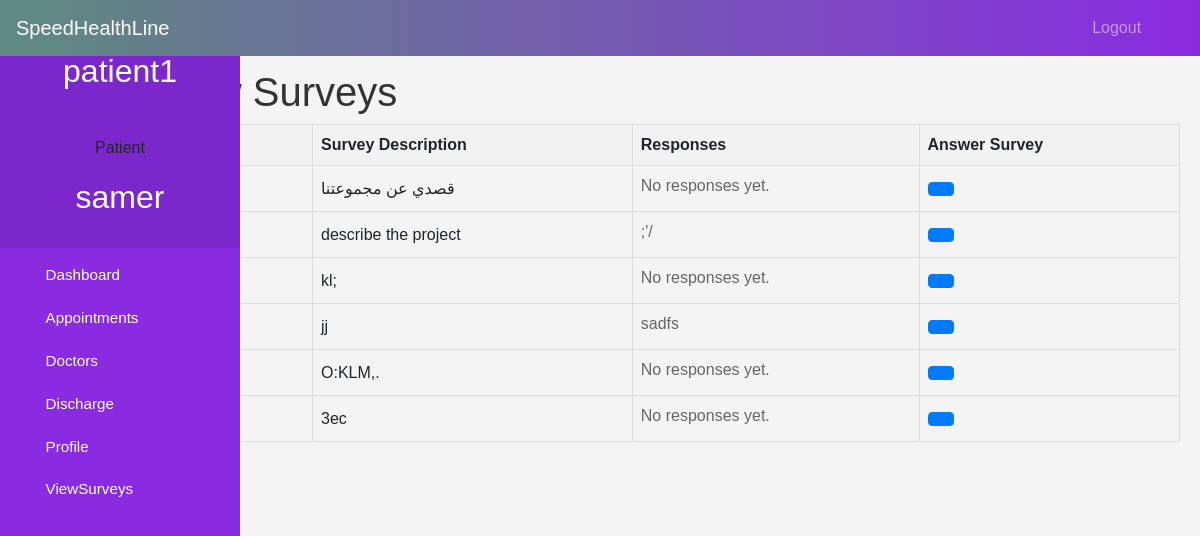
Screenshot of /patient-view-surveys (signed in) with the database file from the repository.
### core/models.py (models this page shows, shortened)
class Survey(models.Model):
    title = models.CharField(max_length=100)
    description = models.TextField()

class Answer(models.Model):
    question = models.ForeignKey(Question, on_delete=models.CASCADE)
    answer_text = models.CharField(max_length=255)

### core/views.py (the view)
# urls.py: path('patient-view-surveys', views.patient_view_survey, name='patient-view-surveys'),
@login_required(login_url='Userlogin')
@user_passes_test(is_patient)
def patient_view_survey(request):
    surveys = Survey.objects.all()
    survey_responses = []
    for survey in surveys:
        answers = Answer.objects.filter(question__survey=survey)
        survey_responses.append({'survey': survey, 'answers': answers})
    return render(request, 'patient_view_survey.html', {'survey_responses': survey_responses})

### core/views.py (called while the page is built)
def is_patient(user):
    return user.groups.filter(name='PATIENT').exists()

### templates/patient_view_survey.html (shortened to what this page needs)
{% extends 'patient_base.html' %}
{% block content %}
<!DOCTYPE html>
<html lang="en">
<head>
</head>
<body>
    <h1>Patient View Surveys</h1>
    <table>
        <thead>
            <tr>
                <th>Survey Title</th>
                <th>Survey Description</th>
                <th>Responses</th>
                <th>Answer Survey</th>
            </tr>
        </thead>
        <tbody>
            {% for survey_response in survey_responses %}
                <tr>
                    <td>{{ survey_response.survey.title }}</td>
                    <td>{{ survey_response.survey.description }}</td>
                    <td>
                        <ul>
                            {% for answer in survey_response.answers %}
                                <li>{{ answer.answer_text }}</li>
                            {% empty %}
                                <li>No responses yet.</li>
                            {% endfor %}
                        </ul>
                    </td>
                    <td><a class="btn btn-primary btn-xs" href="{% url 'patient-answer-questions' survey_response_id  %}"></a></td>
                </tr>
            {% empty %}
                <tr>
                    <td colspan="4">No surveys available.</td>
                </tr>
            {% endfor %}
        </tbody>
    </table>
</body>
</html>
{% endblock content %}

### templates/patient_base.html (shortened to what this page needs)
<!DOCTYPE html>
{% load static %}
<html lang="en">
<head>
  <link rel="stylesheet" href="https://stackpath.bootstrapcdn.com/bootstrap/4.3.1/css/bootstrap.min.css">
  <link rel="stylesheet" href="https://maxcdn.bootstrapcdn.com/font-awesome/4.7.0/css/font-awesome.min.css">
</head>
<body>
  <nav class="menu" tabindex="0">
    <header class="avatar">
        <h2>{{request.user}}</h2>
      <br><br>
      <h6>Patient</h6>
      <h2>{{request.user.first_name}}</h2>
    </header>
    <ul>
      <li tabindex="0" class="icon-dashboard"> <a style="color:white; text-decoration:none;" href="/patient-dashboard"><span>Dashboard</span></a> </li>
      <li tabindex="0" class="icon-calendar"> <a style="color:white; text-decoration:none;" href="/patient-appointment"><span>Appointments</span></a></li>
      <li tabindex="0" class="icon-users"> <a style="color:white; text-decoration:none;" href="/patient-doctor"><span>Doctors</span></a></li>
      <li tabindex="0" class="icon-users"> <a style="color:white; text-decoration:none;" href="/patient-discharge"><span>Discharge</span></a></li>
      <li tabindex="0" class="icon-calendar"> <a style="color:white; text-decoration:none;" href="/patient-profile"><span>Profile</span></a></li>
      <li tabindex="0" class="icon-calendar"> <a style="color:white; text-decoration:none;" href="/patient-view-surveys"><span>ViewSurveys</span></a></li>
    </ul>
  </nav>
  <main>
    <div class="bs-example">
<nav class="navbar navbar-expand-md navbar-dark fixed-top" style="background: linear-gradient(to right, #5E8B7E, #8A2BE2);">        <a href="/patient-dashboard" class="navbar-brand">SpeedHealthLine</a>
        <div class="collapse navbar-collapse justify-content-between" id="navbarCollapse">
          <div class="navbar-nav" style=" margin-left: 90%;">
            <a href="/logout" class="nav-item nav-link">Logout</a>
          </div>
        </div>
      </nav>
    </div>
    <br><br>
    {% block content %}
    {% endblock content %}
    <br><br><br><br><br><br><br>
  </main>
</body>
</html>

### templates/patient_base.html (style rules this page uses)
a:link { text-decoration: none; color: #8a2be2; }
body { padding-left: 240px; background-color: #f8f8ff; background-repeat: no-repeat; background-position: center center; background-attachment: fixed; background-size: cover; }
main { position: relative; height: 100vh; }
.menu { background: #8a2be2; height: 100vh; width: 240px; position: fixed; top: 0px; left: 0; z-index: 5; outline: none; }
.menu .avatar { background: rgba(0, 0, 0, 0.1); padding: 2em 0.5em; text-align: center; }
.menu .avatar h2 { font-weight: normal; margin-bottom: 0; color: #fff; }
.menu ul { list-style: none; padding: 0.5em 0; margin: 0; }
.menu ul li { padding: 0.5em 1em 0.5em 3em; font-size: 0.95em; font-weight: lighter; background-repeat: no-repeat; background-position: left 15px center; background-size: auto 20px; transition: all 0.15s linear; cursor: pointer; color: #fff; }
.menu ul li.icon-dashboard { background-image: url("http://www.entypo.com/images//gauge.svg"); }
.menu ul li.icon-users { background-image: url("http://www.entypo.com/images//users.svg"); }
.menu ul li.icon-calendar { background-image: url("http://www.entypo.com/images//calendar.svg"); }

### templates/patient_view_survey.html (style rules this page uses)
body { font-family: Arial, sans-serif; background-color: #f4f4f4; padding: 20px; }
h1 { color: #333; }
h2 { margin-top: 20px; color: #555; }
table { width: 100%; border-collapse: collapse; margin-bottom: 20px; }
th, td { border: 1px solid #dddddd; text-align: left; padding: 8px; }
th { background-color: #f2f2f2; }
ul { margin: 0; padding: 0; list-style-type: none; }
ul li { margin-bottom: 5px; color: #666; }

### rows the page displays
Survey: survey.description "قصدي عن مجموعتنا"
Survey: survey.description "describe the project"
Answer: answer_text ";'/"
Survey: survey.description "kl;"
Survey: survey.description "jj"
Answer: answer_text "sadfs"
Survey: survey.description "O:KLM,."
Survey: survey.description "3ec"

### other values shown
{{ request.user }} "patient1"
{{ request.user.first_name }} "samer"
